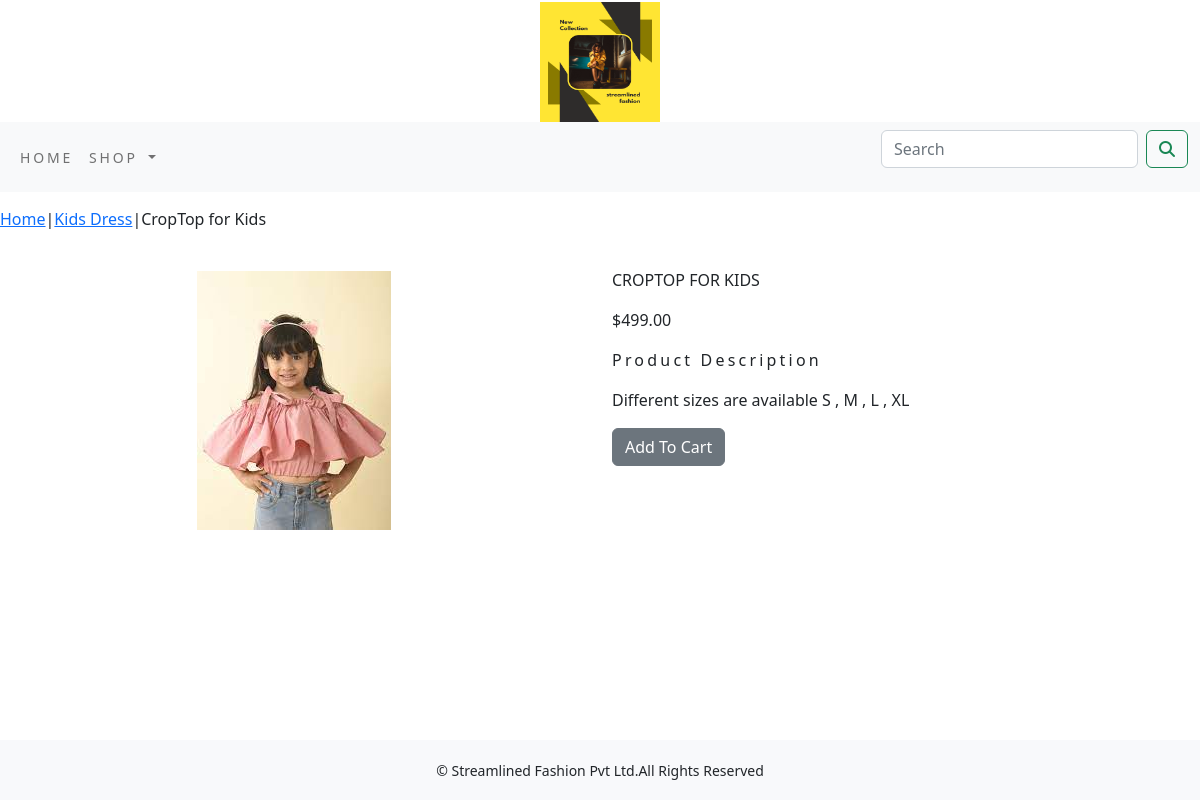
Screenshot of /shop/kids-dress/croptop-for-kids/ with the database file from the repository.
### shop/models.py (models this page shows, shortened)
class Product(models.Model):
    objects = None
    name=models.CharField(max_length=250,unique=True)
    slug=models.SlugField(max_length=250,unique=True)
    description=models.TextField(blank=True)
    price=models.DecimalField(max_digits=10,decimal_places=2)
    category=models.ForeignKey(Category,on_delete=models.CASCADE)
    image=models.ImageField(upload_to='product',blank=True)
    stock=models.IntegerField()
    available=models.BooleanField(default=True)
    created=models.DateTimeField(auto_now_add=True)
    updated=models.DateTimeField(auto_now=True)
    class Meta:
        ordering=('name',)
        verbose_name='product'
        verbose_name_plural='products'

class Category(models.Model):
    name=models.CharField(max_length=250,unique=True)
    slug=models.SlugField(max_length=250,unique=True)
    description=models.TextField(blank=True)
    image=models.ImageField(upload_to='category',blank=True)
    class Meta:
        ordering=('name',)
        verbose_name='category'
        verbose_name_plural='categories'
    def get_url(self):
        return reverse('shop:products_by_category',args=[self.slug])
    def __str__(self):
        return '{}'.format(self.name)

### shop/views.py (the view)
# urls.py: path('<slug:c_slug>/<slug:product_slug>/', views.proDetail, name='prodCatdetail'),
def proDetail(request,c_slug,product_slug):
    try:
        product=Product.objects.get(category__slug=c_slug,slug=product_slug)
    except Exception as e:
        raise e
    return render(request,'product.html',{'product':product})

### cart/context_processors.py (called while the page is built)
def counter(request):
    item_count = 0
    if 'admin' in request.path:
        return {}
    else:
        try:
            cart = Cart.objects.filter(cart_id=_cart_id(request))
            car_items = CartItem.objects.all().filter(cart=cart[:1])
            for cart_item in car_items:
                item_count += cart_item.quantity
        except Cart.DoesNotExist:
            item_count = 0
    return dict(item_count=item_count)

### cart/views.py (called while the page is built)
def _cart_id(request):
    cart=request.session.session_key
    if not cart:
        cart=request.session.create()
    return cart

### shop/context_processors.py (called while the page is built)
def menu_links(request):
    links=Category.objects.all()
    return dict(links=links)

### templates/product.html (shortened to what this page needs)
{% extends 'base.html' %}
{% load static %}
{% block content %}
<div class="row my_prod_row_class">
    <div class="mx-auto">
         <p><a href="{% url 'shop:allProdCat' %}">Home</a>|<a href="{{product.category.get_url}}">{{product.category}}</a>|{{product.name}}</p>
    </div>
<div class="container">
<br>
<div class="row">
    <div class="col-12 col-sm-12 col-md-12 col-lg-6 text-center">
        <div style="min-width:18rem">
            <img src="{{product.image.url}}" alt="{{product.name}}">
        </div>
    </div>
    <div class="col-12 col-sm-12 col-md-12 col-lg-6">
      <div>
      <h1 class="my_prod_title">{{product.name}}</h1>
      <p>${{product.price}}</p>
      <p class="my_title">Product Description</p>
      <p class="text-justify my_prod_text">{{product.description}}</p>
      {% if product.stock <= 0 %}
      <p class="text-justify my_prod_text"><b>Out Of Stock</b></p>
      {% else %}
      <a class="btn btn-secondary" href="{% url 'cart:add_cart' product.id %}">Add To Cart</a>
      {% endif %}
    </div>
</div>
</div>
</div>
</div>
{% endblock %}

### static/css/custom.css (style rules this page uses)
body { font-family: 'Roboto', sans-serif; }
.my_title { font-size:16px; text_transform:uppercase; letter-spacing:.2em; }
.my_prod_row_class { padding-top:15px; padding-bottom:20px; }
.my_prod_title { font-size:16px; text-transform:uppercase; letter-spacing:.2em padding-top:15px; padding-bottom:10px; }
.my_prod_text { padding-right:20px; }

### rows the page displays
Product: category "Kids Dress", name "CropTop for Kids", image (picture), name "CROPTOP FOR KIDS", price "499.00", description "Different sizes are available S , M , L , XL"
